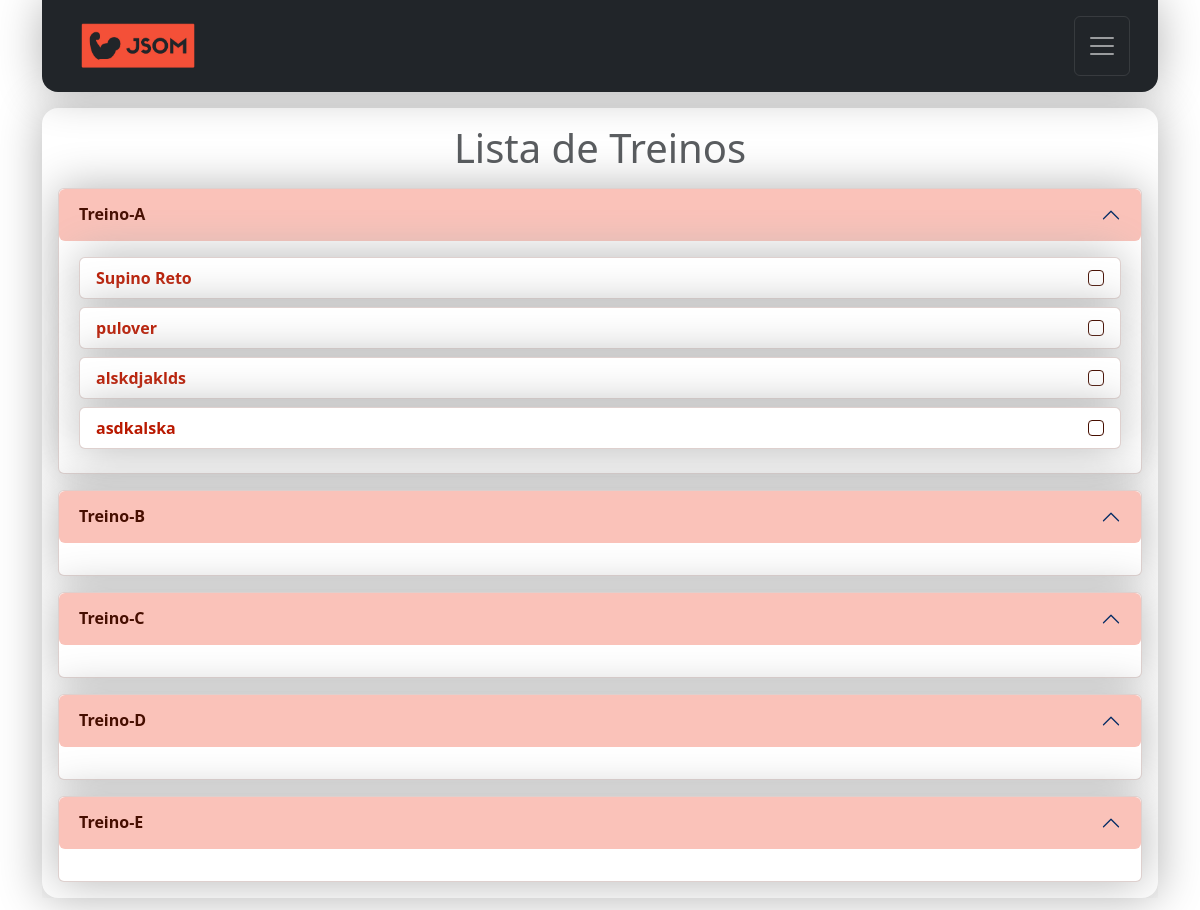
Page / (signed in) on the committed database.
### contact/models.py (models this page shows, shortened)
class Treino(models.Model):
    nome = models.CharField(max_length=100)
    CATEGORIA_CHOICES = [
        ('Treino(A)', 'Treino-A'),
        ('Treino(B)', 'Treino-B'),
        ('Treino(C)', 'Treino-C'),
        ('Treino(D)', 'Treino-D'),
        ('Treino(E)', 'Treino-E'),
    ]
    categoria = models.CharField(max_length=9, choices=CATEGORIA_CHOICES)
    descricao = models.TextField(blank=True)
    imagem = models.ImageField(blank=True, upload_to='pictures/%Y/%m/')
    owner = models.ForeignKey(
        User,
        on_delete=models.SET_NULL,
        blank=True, null=True
    )

### contact/views/contact_views.py (the view)
# urls.py: path('', views.index, name='index'),
@login_required(login_url='contact:login')
def index(request):
    user = request.user
    categorias = Treino.CATEGORIA_CHOICES
    treinos = Treino.objects.filter(owner=request.user)
    site_title = f'Treinos de {user}'
    context = {
        'site_title': site_title,
        'treinos': treinos,
        'categorias': categorias,
    }
    return render(
        request,
        'contact/index.html',
        context
    )

### contact/templates/contact/index.html (shortened to what this page needs)
{% extends "global/base.html" %}
{% block corpo %}
<div class="w-100 table-responsive">
  <h1 class="mt-3 mb-3 fs-1 form-text text-center">Lista de Treinos</h1>
  {% if treinos %}
    <div class="accordion mx-3" id="treinosAccordion" data-bs-ride="false">
    {% for categoria in categorias %}
        <div class="accordion-item shadow-big border-1 border-jsom-accordion mb-3 rounded-2">
            <h2 class="accordion-header " id="heading{{ forloop.counter }}">
                <button class="accordion-button-jsom  rounded-2 fw-bold text-jsom-escuro" type="button" data-bs-toggle="collapse" data-bs-target="#collapse{{ forloop.counter }}" aria-expanded="true" aria-controls="collapse{{ forloop.counter }}">
                    {{ categoria.1 }}
                </button>
            </h2>
            <div id="collapse{{ forloop.counter }}" class="accordion-collapse collapse show" aria-labelledby="heading{{ forloop.counter }}" data-bs-parent="#treinosAccordion">
              <div class="accordion-body">
                {% for treino in treinos %}
                    {% if treino.categoria == categoria.0 %}
                      <ul class="list-group">
                        <li class="list-group-item d-flex justify-content-between align-items-center align-items-end mb-2 border-jsom-accordion shadow-big ">
                          <label class="form-check-label" for="firstCheckbox">
                            <a class="link-jsom-subtle" href="{% url 'contact:detalhes_treino' treino.id %}">{{ treino.nome }}</a>
                          </label>
                          <input class="form-check-input mt-0" type="checkbox" value="" id="firstCheckbox">
                        </li>
                      </ul>
                    {% endif %}
                {% endfor %}
              </div>
            </div>
        </div>
    {% endfor %}
    </div>
  {% endif %}
</div>
{% endblock corpo %}

### base_static/global/css/style.css (style rules this page uses)
.text-jsom-escuro { color: #7c1100; }
.border-jsom-accordion { border:solid #966b6450 1.5px !important; }
.link-jsom-subtle { color: #b91900; font-weight: 600; text-decoration: none; }
.accordion-button-jsom { position: relative; display: flex; align-items: center; width: 100%; padding: var(--bs-accordion-btn-padding-y) var(--bs-accordion-btn-padding-x); font-size: 1rem; color: #460e00; text-align: left; background-color: #fadad5; border: 0; border-radius: 0; overflow-anchor: none; transition: var(--bs-accordion-transition); }
.accordion-button-jsom:not(.collapsed) { color: #460e00; background-color: rgb(250, 194, 185); }
.accordion-button-jsom:not(.collapsed)::after { background-image: var(--bs-accordion-btn-active-icon); transform: var(--bs-accordion-btn-icon-transform); }
.accordion-button-jsom::after { flex-shrink: 0; width: var(--bs-accordion-btn-icon-width); height: var(--bs-accordion-btn-icon-width); margin-left: auto; content: ""; background-image: var(--bs-accordion-btn-icon); background-repeat: no-repeat; background-size: var(--bs-accordion-btn-icon-width); transition: var(--bs-accordion-btn-icon-transition); }
.form-check-input { border: 0.5px solid #460e00 !important; }

### rows in the picture
Treino: nome "Supino Reto"
Treino: nome "pulover"
Treino: nome "alskdjaklds"
Treino: nome "asdkalska"

### other values in the picture
{{ categoria.1 }} "Treino-A" "Treino-B" "Treino-C" "Treino-D" "Treino-E"
